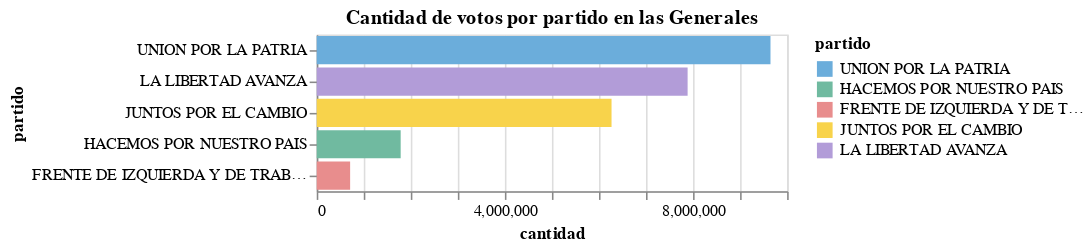

This figure's notebook cell:
### Code cell
# Chart for table2
chart_table2 = alt.Chart(rendimiento_generales).mark_bar().encode(
    alt.X('cantidad:Q'),
    alt.Y('partido:N').sort("-x"),
    color=alt.Color('partido:N', scale=color_scale),
).properties(
    title='Cantidad de votos por partido en las Generales',
    width=300,
    height=100
)

chart_table2

### Figure 1 — Vega-Lite specification as saved in the notebook (floating-point values rounded to 4 significant figures)
{"config": {"view": {"continuousWidth": 300, "continuousHeight": 300}}, "data": {"name": "data-69a725593ad98d12307822a6e3a6ff71"}, "mark": {"type": "bar"}, "encoding": {"color": {"field": "partido", "scale": {"domain": ["UNION POR LA PATRIA", "HACEMOS POR NUESTRO PAIS", "FRENTE DE IZQUIERDA Y DE TRABAJADORES - UNIDAD", "JUNTOS POR EL CAMBIO", "LA LIBERTAD AVANZA"], "range": ["#6BADDB", "#70BAA0", "#E88D8D", "#F8D34B", "#B29CD8"]}, "type": "nominal"}, "x": {"field": "cantidad", "type": "quantitative"}, "y": {"field": "partido", "sort": "-x", "type": "nominal"}}, "height": 100, "title": "Cantidad de votos por partido en las Generales", "width": 300, "$schema": "https://vega.github.io/schema/vega-lite/v5.15.1.json", "datasets": {"data-69a725593ad98d12307822a6e3a6ff71": [{"partido": "UNION POR LA PATRIA", "cantidad": 9646000.0, "porcentaje": 35.59}, {"partido": "LA LIBERTAD AVANZA", "cantidad": 7884000.0, "porcentaje": 29.09}, {"partido": "JUNTOS POR EL CAMBIO", "cantidad": 6267000.0, "porcentaje": 23.13}, {"partido": "HACEMOS POR NUESTRO PAIS", "cantidad": 1784000.0, "porcentaje": 6.584}, {"partido": "FRENTE DE IZQUIERDA Y DE TRABAJADORES - UNIDAD", "cantidad": 709900.0, "porcentaje": 2.62}]}}
